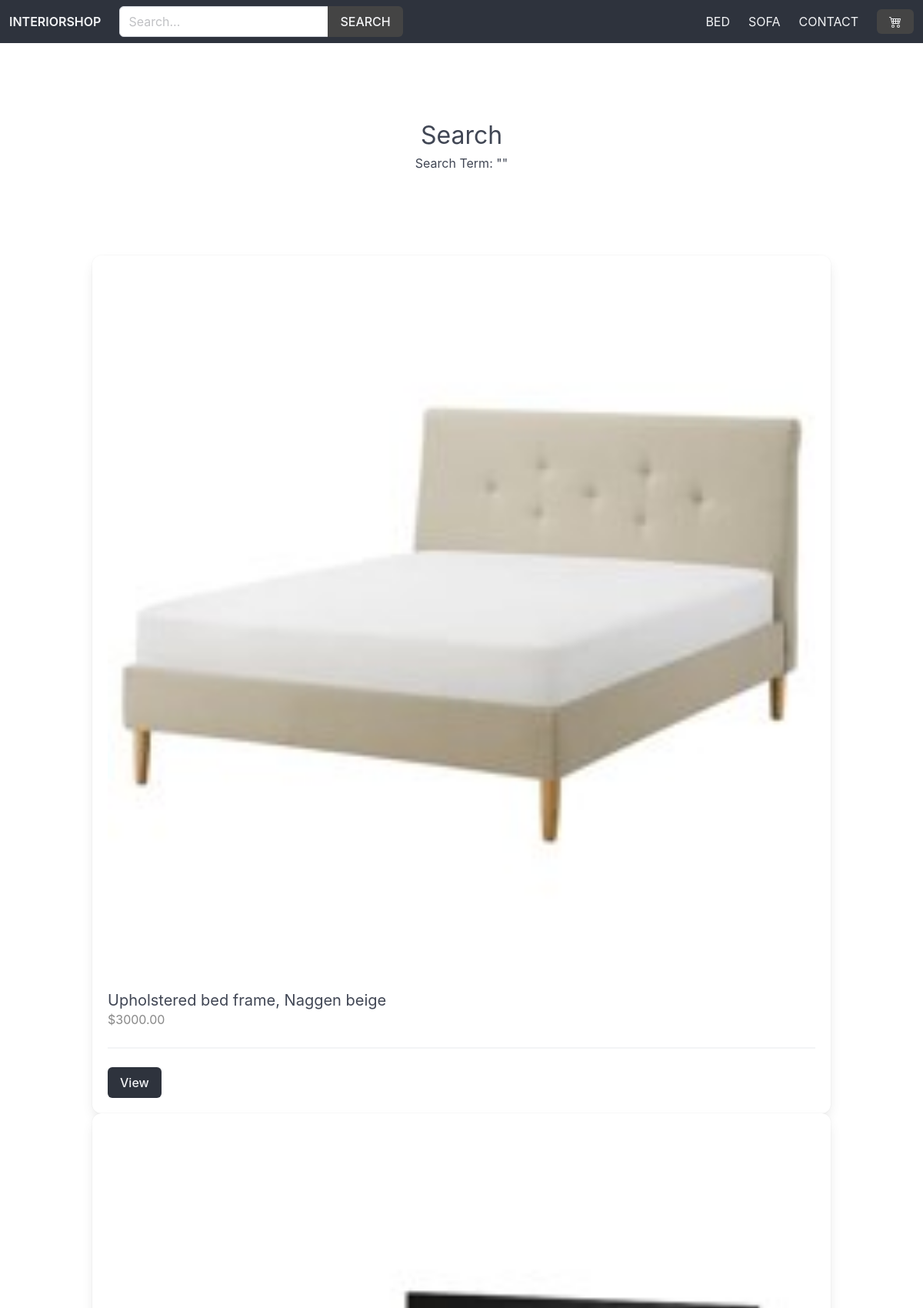
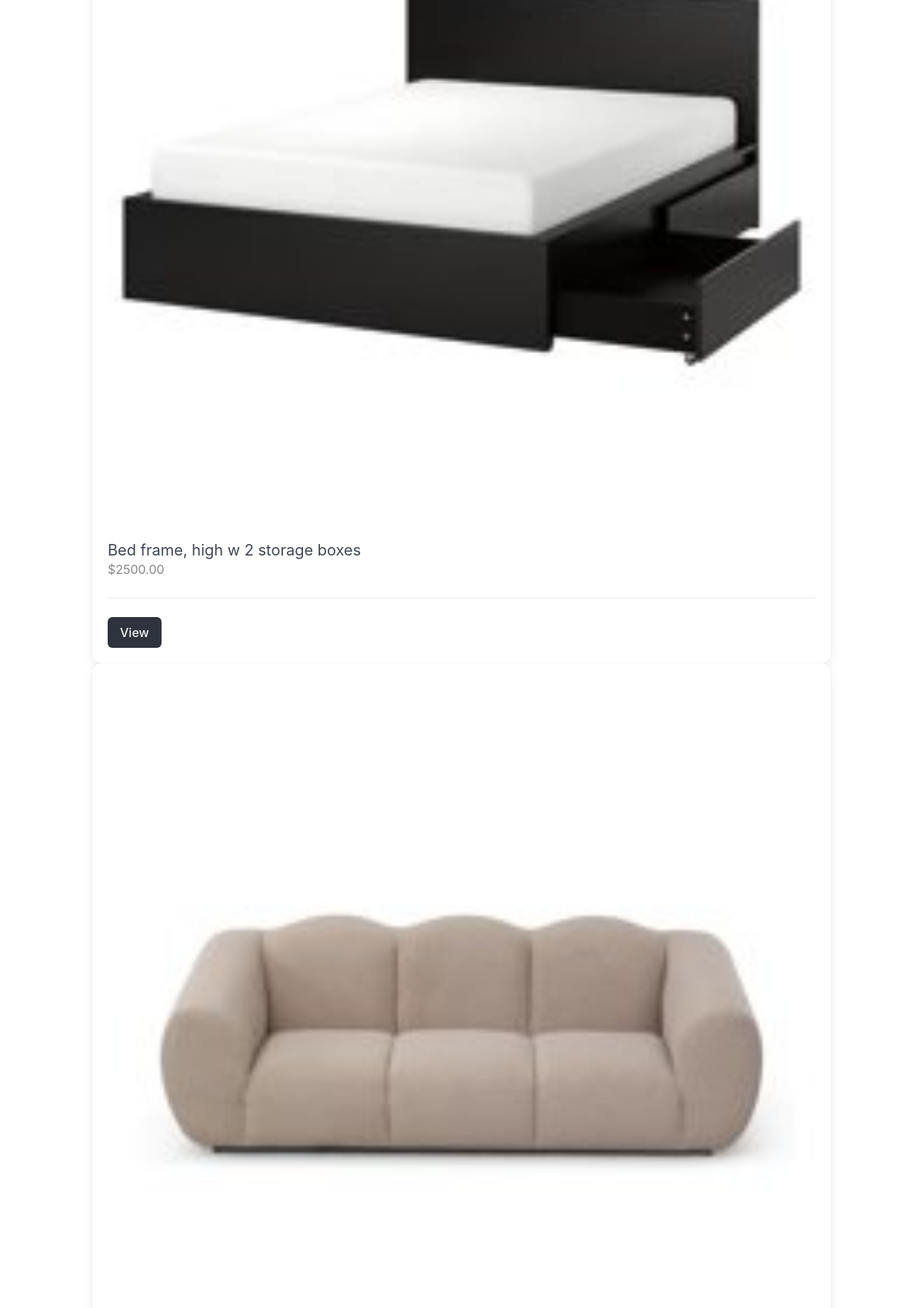
The app's page /search/ (upper part) with its own data (2 pictures, top to bottom).
### product/models.py (models this page shows, shortened)
class Category(models.Model):
    title = models.CharField(max_length=255)
    slug = models.SlugField(max_length=255)
    ordering = models.IntegerField(default=0)
    class Meta:
        ordering = ['ordering']

class Product(models.Model):
    category = models.ForeignKey(Category, related_name='products', on_delete=models.CASCADE)
    vendor = models.ForeignKey(Vendor, related_name='products', on_delete=models.CASCADE)
    title = models.CharField(max_length=255)
    slug = models.SlugField(max_length=255)
    description = models.TextField(blank=True, null=True)
    price = models.DecimalField(max_digits=6, decimal_places=2)
    date_added = models.DateTimeField(auto_now_add=True)
    class Meta:
        ordering = ['-date_added']
    def get_thumbnail(self):
        first_image = self.images.first()
        if first_image and first_image.thumbnail:
            return first_image.thumbnail.url
        else:
            return 'https://via.placeholder.com/240x180.jpg'

class ProductImage(models.Model):
    product = models.ForeignKey(Product, related_name='images', on_delete=models.CASCADE)
    image = models.ImageField(upload_to='uploads/products/')
    thumbnail = models.ImageField(upload_to='uploads/thumbnails/', blank=True, null=True)

### product/views.py (the view)
# urls.py: path('search/', views.search, name='search'),
def search(request):
    query = request.GET.get('query', '')
    products = Product.objects.filter(Q(title__icontains=query) | Q(description__icontains=query))
    return render(request, 'product/search.html', {'products':products, 'query':query})

### cart/cart.py (called while the page is built)
    def __len__(self):
        return sum(item['quantity'] for item in self.cart.values())

### cart/context_processors.py (called while the page is built)
def cart(request):
    return {'cart':Cart(request)}

### product/context_processors.py (called while the page is built)
def menu_categories(request):
    categories = Category.objects.all()
    return {'menu_categories':categories}

### product/templates/product/search.html (shortened to what this page needs)
{% extends 'main/base.html' %}
{% block content %}
    <div class="columns is-multiline mb-6">
        <div class="column is-12 has-text-centered mt-6 mb-6">
            <h2 class="is-size-3">Search</h2>
            <h3>Search Term: "{{query}}"</h3>
        </div>
    </div>
    {% for product in products %}
        {% include 'product/parts/list_item.html' %}
    {% endfor %}
{% endblock %}

### main/templates/main/base.html (shortened to what this page needs)
{% load static %}
<!DOCTYPE html>
<html>
  <head>
    <link
      rel="stylesheet"
      href="https://cdn.jsdelivr.net/npm/bulma@1.0.2/css/bulma.min.css"
    />
    <link
      rel="stylesheet"
      href="{% static 'styles/main.css' %}"
    />
  </head>
  <body>
    <nav class="navbar is-dark">
      <div class="navbar-brand">
        <a href="/" class="navbar-item"><strong>InteriorShop</strong></a>
      </div>
      <div class="navbar-menu" id="main-navbar">
        <div class="navbar-start">
          <div class="navbar-item">
          <form method="GET" action="{% url 'search' %}">
            <div class="field has-addons">
              <div class="control">
                <input type="text" class="input" placeholder="Search..." name="query">
              </div>
              <div class="control">
                <button class="button is-dark is-uppercase">Search</button>
              </div>
            </div>
          </form>
        </div>
        </div>
        {% for category in menu_categories %}
          <a href="{% url 'category' category.slug %}" class="navbar-item">{{category.title}}</a>
        {% endfor %}
        <a href="{% url 'contact' %}" class="navbar-item">Contact</a>
        <div class="navbar-item">
          <a href="{% url 'cart' %}" class="button is-dark">
          {% if cart %} ({{cart | length}}) {% endif %}</a>
        </div>
      </div>
    </nav>
    <section class="section">
        <div class="container">
          {% block content %}
          {% endblock %}
        </div>
    </section>
  </body>
</html>

### product/templates/product/parts/list_item.html
<div class="product-list-item">
    <div class="box">
        <figure class="image is4by3 mb-4">
            <img src="{{product.get_thumbnail}}">
        </figure>
        <h2 class="subtitle">{{product.title}}</h2>
        <h3 class="price is-size-6 mb-5">${{product.price}}</h3>
        <hr>
        <a href="{% url 'product' product.category.slug product.slug %}" class="button is-dark is-upercase">View</a>
    </div>
</div>

### static/styles/main.css (style rules this page uses)
.navbar { text-transform: uppercase; }
.navbar .is-dark { background-color: #444; }
.input, .button { border-radius = 0; }
.product-list-item .box .subtitle { margin-bottom: 0; }
.product-list-item .box .price { color: #888; }

### records on screen
Category: title "BED"
Category: title "SOFA"
Product: get_thumbnail (picture), title "Upholstered bed frame, Naggen beige", price "3000.00"
Product: get_thumbnail (picture), title "Bed frame, high w 2 storage boxes", price "2500.00"
Product: get_thumbnail (picture)
